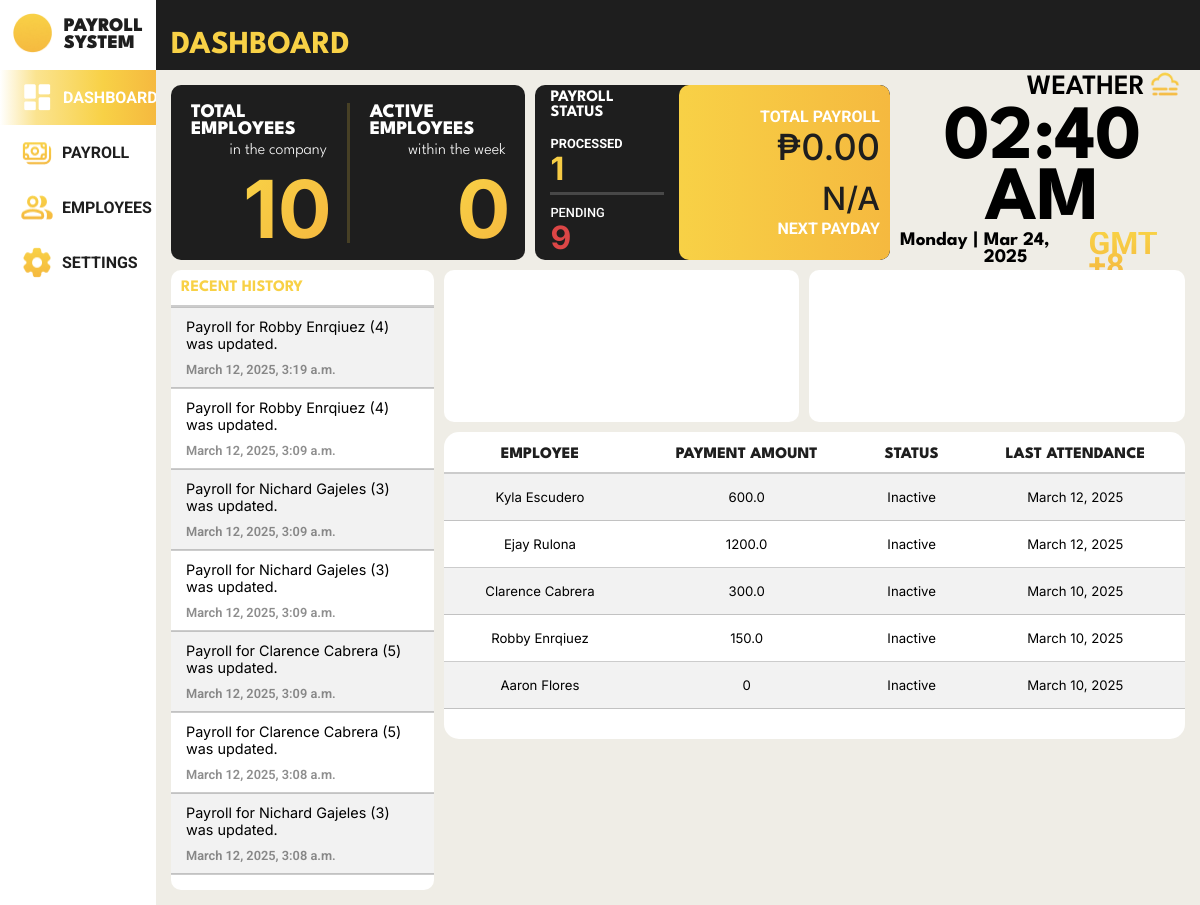
The app's page /payroll_system/dashboard/ (signed in), older data.
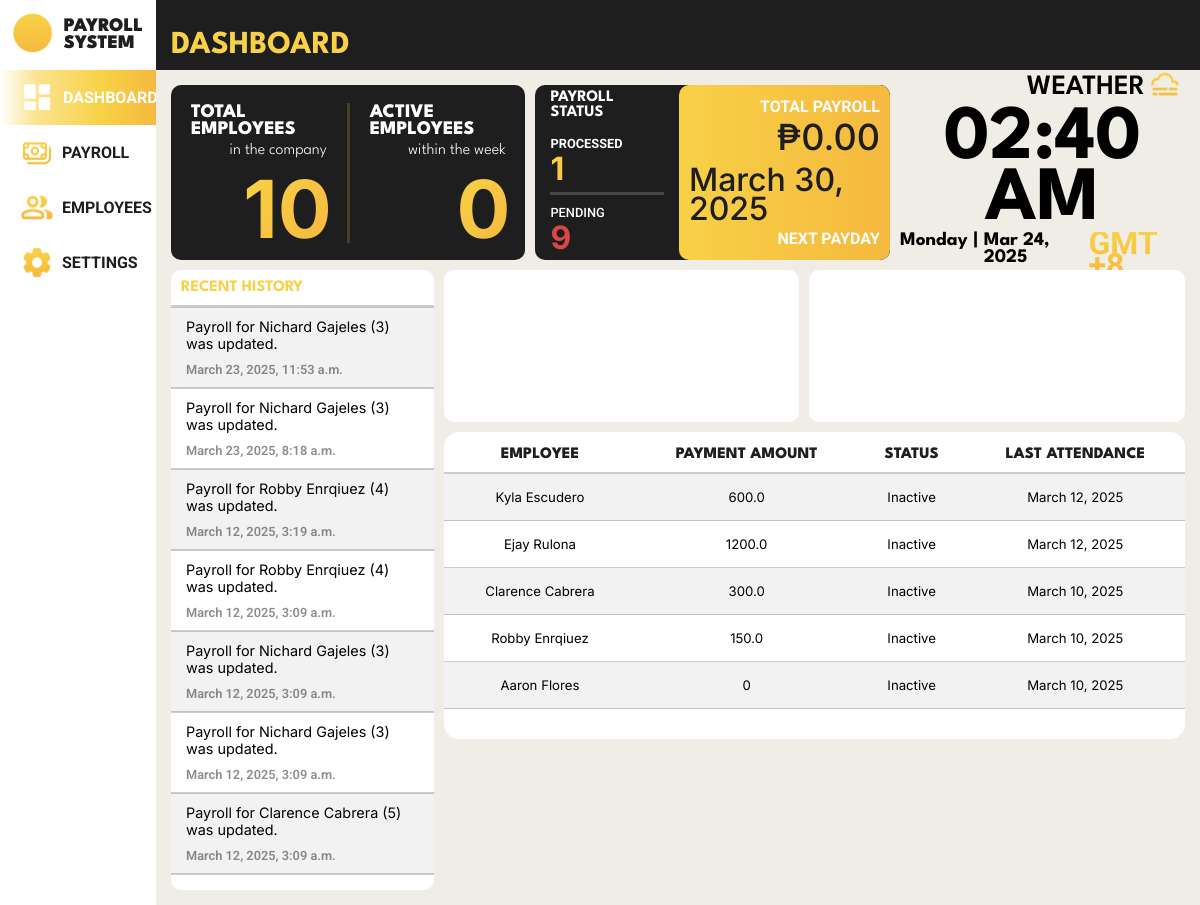
The same page, newer data.
### payroll_system/models.py (models this page shows, shortened)
class History(models.Model):
    history_id = models.AutoField(primary_key=True)
    description = models.CharField(max_length=255, null=False)
    date_time = models.DateTimeField(default=timezone.now, null=False)

class Employee(models.Model):
    class Gender(models.TextChoices):
        MALE = 'Male', _('Male')
        FEMALE = 'Female', _('Female')
        OTHERS = 'Others', _('Others')
    class HighestEducation(models.TextChoices):
        GRADESCHOOL = 'Grade School', _('Grade School')
        HIGHSCHOOL = 'High School', _('High School')
        BACHELORS_DEGREE = 'Bachelor\'s Degree', _('Bachelor\'s Degree')
        VOCATIONAL_EDUCATION = 'Vocational Education', _('Vocational Education')
        MASTERS_DEGREE = 'Master\'s Degree', _('Master\'s Degree')
    class EmployeeStatus(models.TextChoices):
        FULLTIME = 'Full Time', _('Full Time')
        PARTTIME = 'Part Time', _('Part Time')
    class ActiveStatus(models.TextChoices):
        ACTIVE = 'Active', _('Active')
        INACTIVE = 'Inactive', _('Inactive')
    employee_id = models.AutoField(primary_key=True)
    first_name = models.CharField(max_length=100, null=False)
    middle_name = models.CharField(max_length=100, null=True, blank=True)
    last_name = models.CharField(max_length=100, null=False)
    gender = models.CharField(max_length=6, choices=Gender.choices, null=False)
    date_of_birth = models.DateField(null=True)
    contact_number = models.CharField(max_length=15, null=True)
    emergency_contact = models.CharField(max_length=15, null=True)
    region = models.ForeignKey(Region, on_delete=models.SET_NULL, null=True, related_name='employees')
    province = models.ForeignKey(Province, on_delete=models.SET_NULL, null=True, related_name='employees')
    municipality = models.ForeignKey(Municipality, on_delete=models.SET_NULL, null=True, related_name='employees')
    barangay = models.ForeignKey(Barangay, on_delete=models.SET_NULL, null=True, related_name='employees')
    highest_education = models.CharField(max_length=20, choices=HighestEducation.choices, null=True)
    work_experience = models.CharField(max_length=2083, null=True)
    date_of_employment = models.DateField(default=timezone.now)
    days_worked = models.IntegerField(default=0, null=False)
    employee_status = models.CharField(max_length=9, choices=EmployeeStatus.choices, null=True)
    active_status = models.CharField(max_length=8, choices=ActiveStatus.choices, default=ActiveStatus.ACTIVE)
    absences = models.IntegerField(default=0, null=False)
    employee_image = models.ImageField(null=True, blank=True, upload_to='images/')

class Payroll(models.Model):
    class PayrollStatus(models.TextChoices):
        PENDING = 'PENDING', _('Pending')
        PROCESSED = 'PROCESSED', _('Processed')
    payroll_id = models.AutoField(primary_key=True)
    rate = models.FloatField(default=0, null=False)
    incentives = models.FloatField(default=0, null=False)
    payroll_status = models.CharField(max_length=9, choices=PayrollStatus.choices, default=PayrollStatus.PENDING, null=True, blank=True)
    deductions = models.FloatField(default=0, null=False)
    salary = models.FloatField(default=0, null=False)
    cash_advance = models.FloatField(default=0, null=False)
    under_time = models.FloatField(default=0, null=False)
    payment_date = models.DateField(null=False)
    employee_id_fk = models.ForeignKey(Employee, on_delete=models.CASCADE, related_name='payrolls')
    attendance_id_fk = models.ForeignKey(Attendance, null=True, blank=True, on_delete=models.CASCADE)

### payroll_system/views.py (the view)
# urls.py: path('dashboard/', views.dashboard, name='dashboard'),
@login_required
def dashboard(request):
    latest_attendance_subquery = (
        Attendance.objects
        .filter(employee_id_fk=OuterRef('pk'))
        .order_by('-date')
        .values('date')[:1]
    )
    latest_payroll_subquery = (
        Payroll.objects
        .filter(employee_id_fk=OuterRef('pk'))
        .order_by('-payment_date')
        .values('rate')[:1]
    )
    total_employees = Employee.objects.count()
    today = now().date()
    start_of_week = today - timedelta(days=today.weekday())  # Get Monday of current week
    end_of_week = start_of_week + timedelta(days=6)  # Get Sunday of current week
    active_employees_per_day = (
        Attendance.objects.filter(date__range=[start_of_week, end_of_week])
        .values('date')
        .annotate(active_count=Count('employee_id_fk', distinct=True))
    )
    total_active_counts = sum(day['active_count'] for day in active_employees_per_day)
    days_counted = len(active_employees_per_day) or 1  # Avoid division by zero
    avg_active_employees = total_active_counts / days_counted
    processed_payroll_count = (
        Employee.objects.filter(payrolls__payroll_status='PROCESSED')
        .distinct()
        .count()
    )
    pending_payroll_count = (
        Employee.objects.filter(payrolls__payroll_status='PENDING')
        .distinct()
        .count()
    )
    total_payroll = Payroll.objects.filter(payroll_status='PROCESSED').aggregate(Sum('salary'))['salary__sum']
    if total_payroll is None:
        total_payroll = "No total payroll yet"
    today = now().date()
    next_payday = Payroll.objects.filter(payment_date__gt=today).aggregate(Min('payment_date'))['payment_date__min']
    recent_employees = (
        Employee.objects
        .annotate(
            latest_attendance_date=Subquery(latest_attendance_subquery),
            latest_payroll=Subquery(latest_payroll_subquery)
        )
        .order_by('-latest_attendance_date', 'last_name')[:5] # Order by most recent attendance date
    )
    histories = History.objects.order_by('-date_time')[:7]
    for employee in recent_employees:
        employee.total_payment = (employee.latest_payroll or 0) * employee.attendances.count()
    context = {
        'histories': histories,
        'employees': recent_employees,
        'total_employees': total_employees,
        'avg_active_employees': round(avg_active_employees),
        'processed_payroll_count': processed_payroll_count,
        'pending_payroll_count': pending_payroll_count,
        'total_payroll': total_payroll,
        'next_payday': next_payday,
    }
    return render(request, 'payroll_system/dashboard.html', context)

### payroll_system/templates/payroll_system/dashboard.html (shortened to what the changed rows need)
{% load static %}
<!DOCTYPE html>
<html lang="en">
<head>
    <link rel="stylesheet" href="{% static 'css/template.css' %}">
    <link rel="stylesheet" href="{% static 'css/dashboard.css' %}">
</head>
<body>
    <div class="body">
        <header>
            <h1>DASHBOARD</h1>
        </header>
        <div class="system_content">
            <div class="container">
                <div class="total_emp">
                    <div class="emp_statistics">
                        <div class="content">
                            <div class="title">
                                <h2>TOTAL EMPLOYEES</h2>
                            </div>
                        </div>
                        <div class="content">
                            <div class="title">
                                <h2>ACTIVE EMPLOYEES</h2>
                            </div>
                        </div>
                    </div>
                </div>
                <div class="payroll_stats">
                    <div class="content1">
                        <h1 class="payroll_status">PAYROLL STATUS</h1>
                        <div class="processed">
                            <h2>PROCESSED</h2>
                        </div>
                        <div class="pending">
                            <h2>PENDING</h2>
                        </div>
                    </div>
                    <div class="content2">
                        <div class="total_payroll">
                            <h1>{% if total_payroll == "No total payroll yet" %} No total payroll yet {% else %} ₱{{ total_payroll|floatformat:2 }} {% endif %}</h1>
                        </div>
                        <div class="next_payday">
                            <h1>{{ next_payday|default:"N/A" }}</h1>
                            <p>NEXT PAYDAY</p>
                        </div>
                    </div>
                </div>
                <div class="time">
                    <div class="top_content">
                        <div class="number_time"><h1 id="philippines-time"></h1></div>
                    </div>
                    <div class="bottom_content">
                        <h1>GMT +8</h1>
                    </div>
                </div>
                <div class="table">
                    <table class="table-1">
                        <th style="font-weight: bold;">RECENT HISTORY</th>
                        {% for history in histories %}
                        <tr>
                            <td>
                                <p class="history">{{ history.description }}</p>
                                <p class="history_time">{{ history.date_time }}</p>
                            </td>
                        </tr>
                        {% empty %}
                        <tr>
                            <td>
                                <p>No logs found.</p>
                            </td>
                        </tr>
                        {% endfor %}
                    </table>
                </div>
                <div class="table2">
                    <table class="table-2">
                        <th style="color: #1E1E1E;">EMPLOYEE</th>
                        <th style="color: #1E1E1E;">PAYMENT AMOUNT</th>
                        <th style="color: #1E1E1E;">STATUS</th>
                        <th style="color: #1E1E1E;">LAST ATTENDANCE</th>
                        {% for employee in employees %}
                        <tr>
                            <td>{{ employee.first_name }} {{ employee.last_name }}</td>
                            <td>{{ employee.total_payment }}</td>
                            <td>
                                {% if employee.active_status == "Active" %}
                                    Active
                                {% else %}
                                    Inactive
                                {% endif %}
                            </td>
                            <td>
                                {% if employee.latest_attendance_date %}
                                        {{ employee.latest_attendance_date }}
                                {% else %}
                                    No Attendance Data
                                {% endif %}
                            </td>
                        </tr>
                        {% empty %}
                        <tr>
                            <td colspan="4">No employees found.</td>
                        </tr>
                        {% endfor %}
                    </table>
                </div>
            </div>
        </div>
    </div>
</body>
</html>

Row changes from the older to the newer data that the page shows:
no longer on this page (row unchanged): History: description "Payroll for Clarence Cabrera (5) was updated.", date_time "March 12, 2025, 3:08 a.m."
no longer on this page (row unchanged): History: description "Payroll for Nichard Gajeles (3) was updated.", date_time "March 12, 2025, 3:08 a.m."
added Payroll: payment_date "March 30, 2025"
added History: description "Payroll for Nichard Gajeles (3) was updated.", date_time "March 23, 2025, 11:53 a.m."
added History: description "Payroll for Nichard Gajeles (3) was updated.", date_time "March 23, 2025, 8:18 a.m."
Text that changed along with them:
{{ next_payday|default:"N/A" }}: "N/A" → (not shown)
